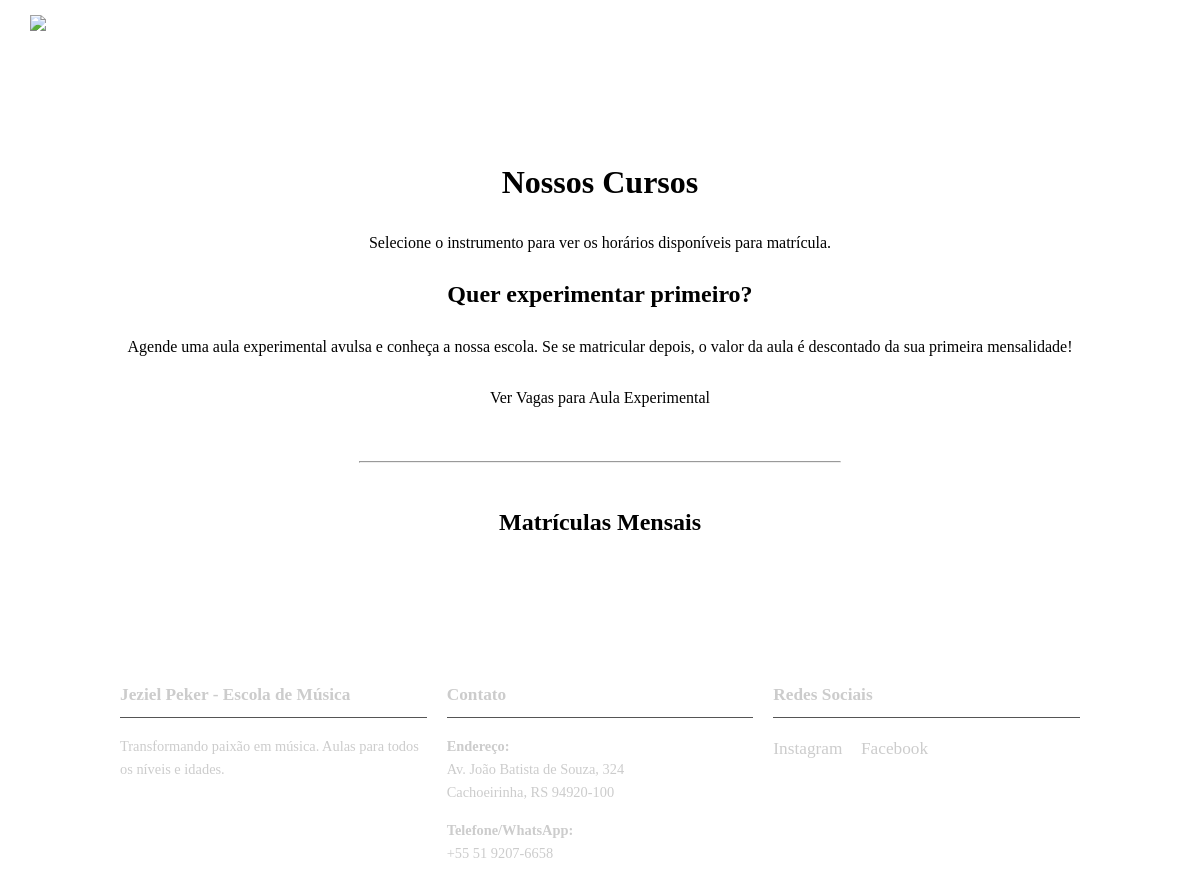
The app's page /, older data.
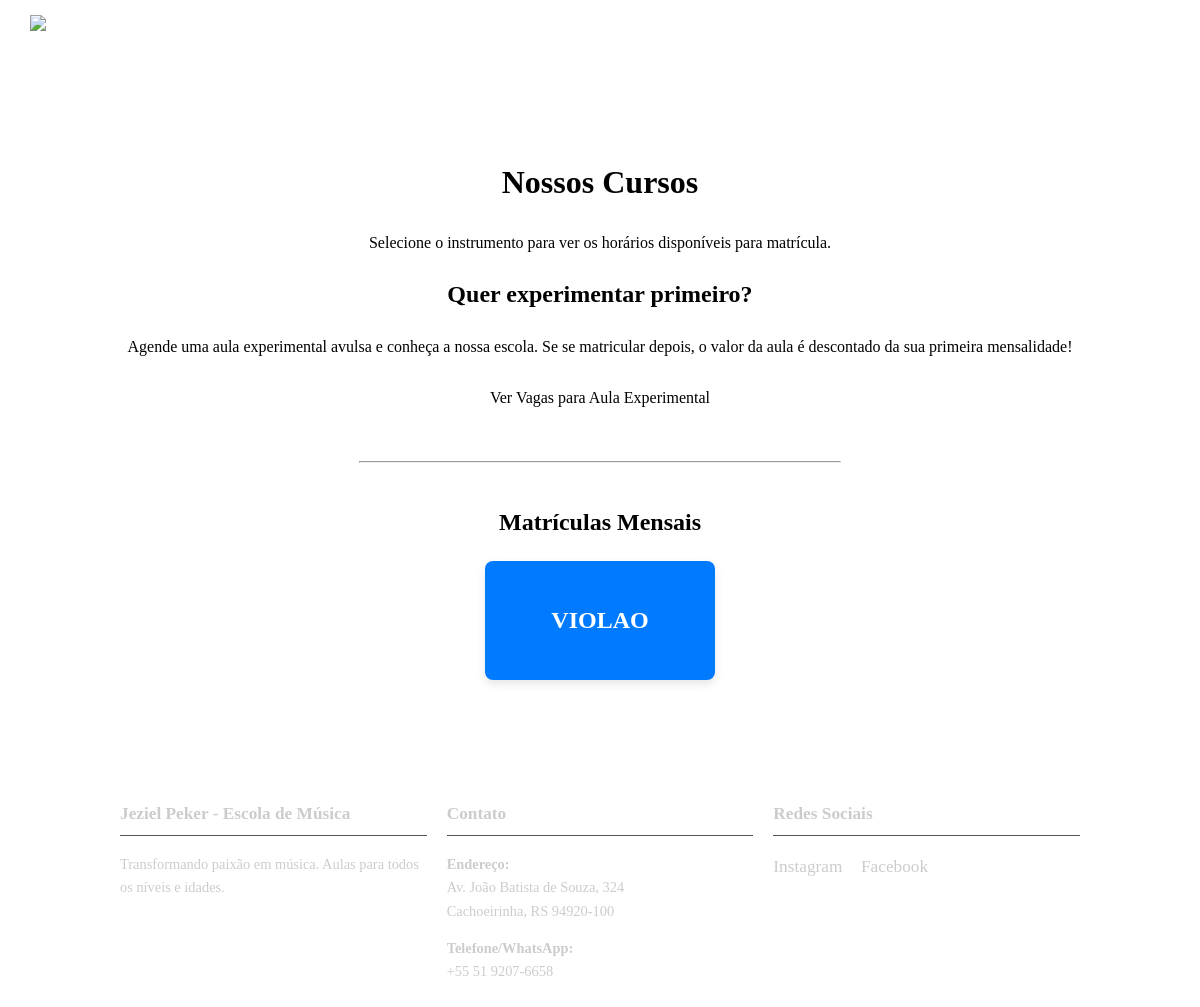
The same page, newer data.
### agendamento/models.py (models this page shows, shortened)
class Instrumento(models.Model):
    nome = models.CharField(max_length=50, unique=True)
    class Meta:
        verbose_name = "Instrumento"
        verbose_name_plural = "Instrumentos"

### agendamento/views.py (the view)
# urls.py: path('', views.home, name='home'),
def home(request):
    request.session['enrollment_mode'] = 'group'
    instrumentos = Instrumento.objects.all()
    contexto = {'instrumentos': instrumentos}
    return render(request, 'agendamento/home.html', contexto)

### agendamento/templates/agendamento/home.html
{% extends 'agendamento/base.html' %}
{% block content %}
<div style="text-align: center; padding: 40px 0;">
    <h1>Nossos Cursos</h1>
    <p>Selecione o instrumento para ver os horários disponíveis para matrícula.</p>
    <div style="margin: 20px 0;">
        <h2>Quer experimentar primeiro?</h2>
        <p>Agende uma aula experimental avulsa e conheça a nossa escola. Se se matricular depois, o valor da aula é descontado da sua primeira mensalidade!</p>
        <a href="{% url 'agendamento:agendar_aula_experimental' %}" class="btn">Ver Vagas para Aula Experimental</a>
    </div>
    <hr style="margin: 40px auto; width: 50%;">
    <h2>Matrículas Mensais</h2>
    <div class="instrumentos-container" style="display: flex; justify-content: center; flex-wrap: wrap; gap: 20px; margin-top: 20px;">
        {% for instrumento in instrumentos %}
            <a href="{% url 'agendamento:lista_horarios' instrumento.id %}" class="instrumento-link" style="text-decoration: none;">
                <div class="instrumento-item" style="background-color: #007bff; color: white; padding: 40px; border-radius: 8px; min-width: 150px;">
                    <h3>{{ instrumento.nome }}</h3>
                </div>
            </a>
        {% endfor %}
    </div>
</div>
{% endblock %}

Row changes from the older to the newer data that the page shows:
added Instrumento: nome "VIOLAO"
